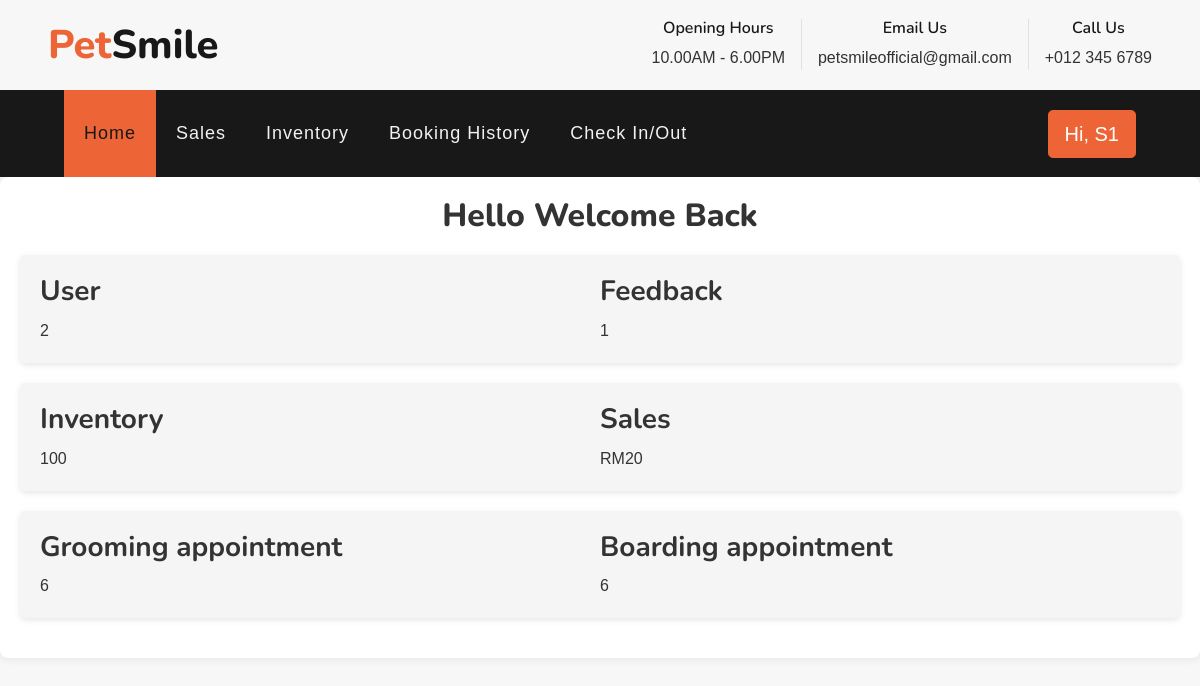
Page /admin-home.php (signed in) on the earlier database version.
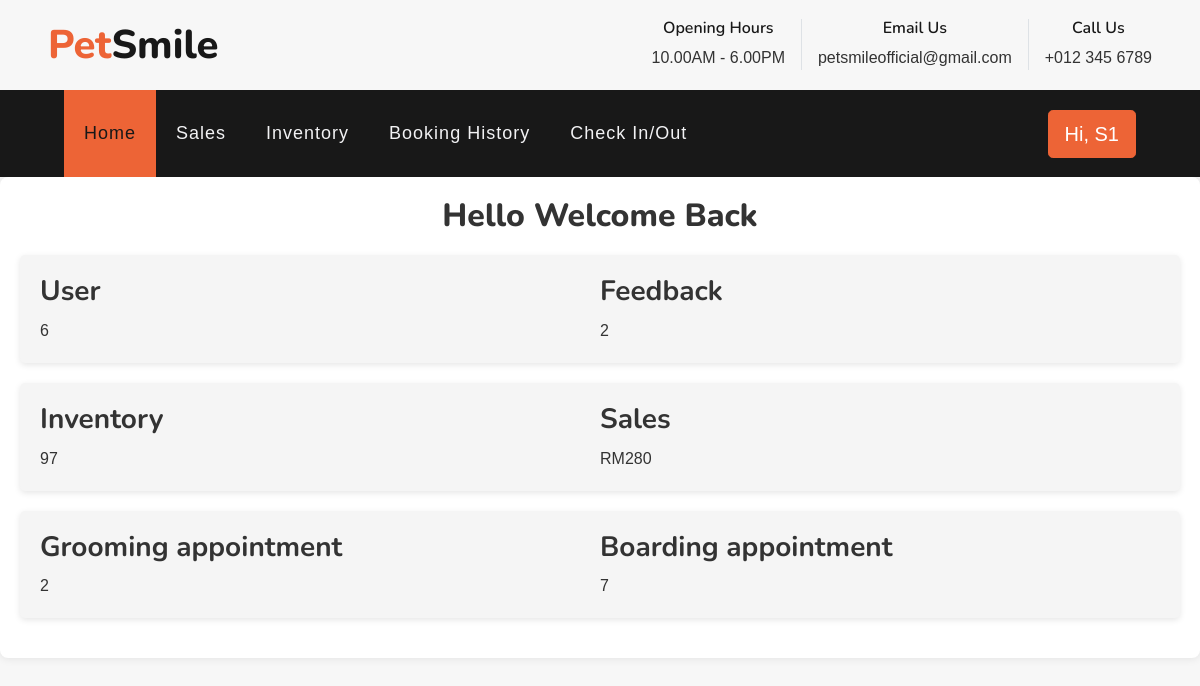
Same page on the later database version.
### tables this page shows
CREATE TABLE `inventory` (
  `Supplies_ID` int(11) NOT NULL,
  `Supplies_Name` varchar(100) NOT NULL,
  `Price` int(11) NOT NULL,
  `Date` date NOT NULL,
  `Quantity` int(11) NOT NULL
);

### admin-home.php (the view, shortened to what this page needs)
<!DOCTYPE html>
<html lang="en">
<head>
    <link rel="stylesheet" href="css/style.css">
</head>
<?php
include 'config.php';
include 'admin-header.php';
?>
<!DOCTYPE html>
<html lang="en">
<head>
</head>
<body>
    <div class="container">
        <h2>Hello Welcome Back</h2>
        <div class="dashboard-card">
            <div>
                <?php
                  $select_users = mysqli_query($con, "SELECT * FROM `member`");
                  $number_of_users = mysqli_num_rows($select_users);
                  ?>
                <h3>User</h3>
                <p1><?php echo $number_of_users; ?></p1>
            </div>
            <div>
                  <?php
                  $select_feedback = mysqli_query($con, "SELECT * FROM `feedback`");
                  $number_of_feedback = mysqli_num_rows($select_feedback);
                  ?>
                <h3>Feedback</h3>
                <p1><?php echo $number_of_feedback; ?></p1>
            </div>
        </div>
        <div class="dashboard-card">
            <div>
                <?php
                    $select_quantity = mysqli_query($con, "SELECT Quantity FROM `inventory`");
                ?>
                <h3>Inventory</h3>
                <p1><?php while ($row = mysqli_fetch_assoc($select_quantity)) {
                     $quantity = $row['Quantity'];
                    echo "$quantity<br>";
                    } ?></p1>
            </div>
            <div>
                <?php
                  $totalSales = 0;
                  $select_pendings = mysqli_query($con, "SELECT * FROM `sales`");
                  while ($row = mysqli_fetch_assoc($select_pendings)) {
                    $quantity = $row['Quantity'];
                    $price = $row['Price'];
                    $totalPrice = $quantity * $price;
                    $totalSales += $totalPrice;
                }
               ?>
                <h3>Sales</h3>
                <p1>RM<?php echo $totalSales; ?> </p1>
            </div>
        </div>
        <div class="dashboard-card">
            <div>
                <?php
                  $select_GAppt = mysqli_query($con, "SELECT * FROM `groomingappt` WHERE status != 'Canceled'");
                  $number_of_GAppt = mysqli_num_rows($select_GAppt);
                ?>
            <h3>Grooming appointment</h3>
            <p1><?php echo $number_of_GAppt; ?></p1>
            </div>
            <div>
                <?php
                  $select_BAppt = mysqli_query($con, "SELECT * FROM `boardingappt` WHERE status != 'Canceled'");
                  $number_of_BAppt = mysqli_num_rows($select_BAppt);
                ?>
            <h3>Boarding appointment</h3>
            <p1><?php echo $number_of_BAppt; ?> </p1>
            </div>
        </div>
    </div>
</body>
</html>
</body>
</html>

Differences in the rows shown:
changed inventory: Quantity "100" → "97"
Other differences:
$number_of_users: "2" → "6"
$number_of_feedback: "1" → "2"
$totalSales: "20" → "280"
$number_of_GAppt: "6" → "2"
$number_of_BAppt: "6" → "7"
